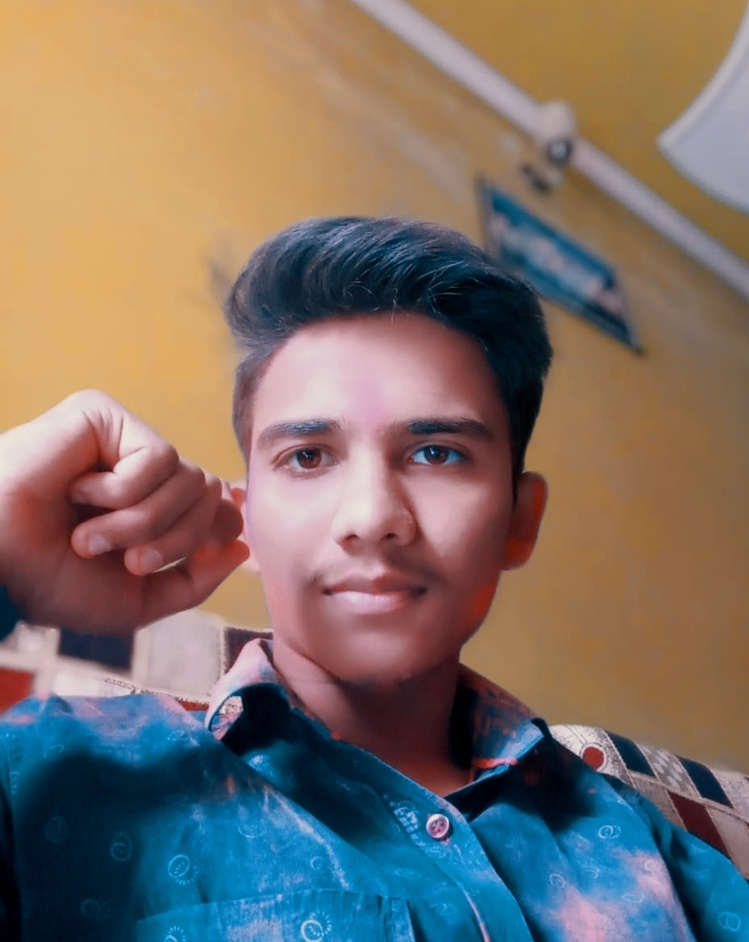
#> input picture Opencv/aman.jpg, 749 x 942 px, shrunk from 929 x 1169 before the run, given in place of the camera
$ python edgedetection.py
#> lines starting #> are read from the running program, lines starting #| are printed output that depends on the picture
#> further down, frame is the input picture: shape (942, 749, 3); mean B, G, R 103.9, 112.3, 125.9
import cv2
def sketch(img):

    imgGrey = cv2.cvtColor(img,cv2.COLOR_BGR2GRAY)
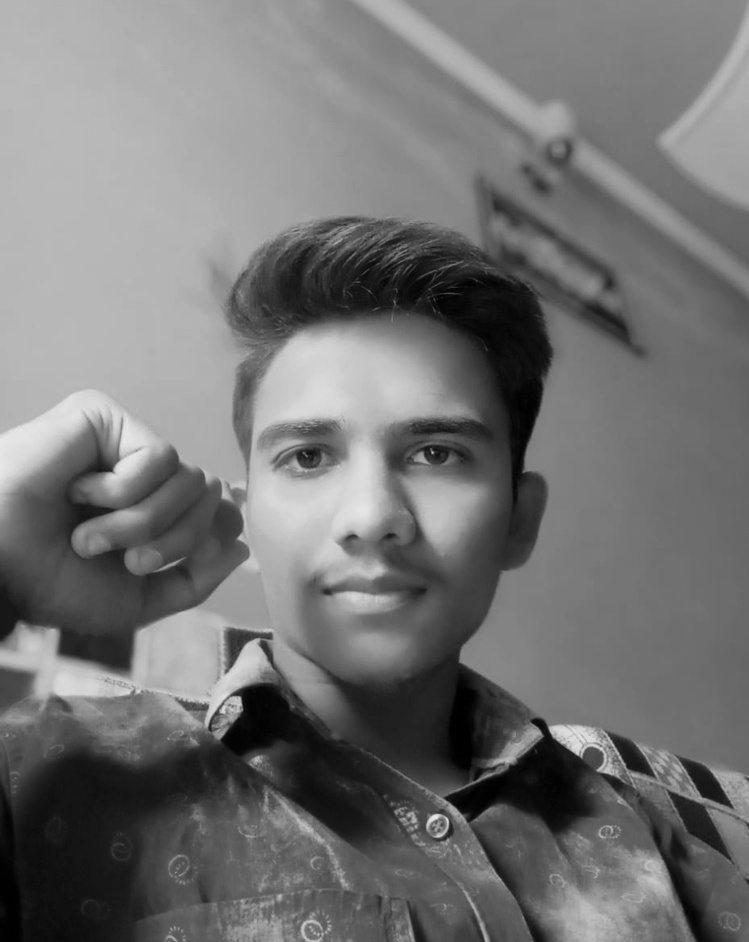
#> imgGrey: shape (942, 749); min 0, max 232, mean 115.4

    imagBlur = cv2.GaussianBlur(imgGrey,(5,5),0)

    imgcCanny = cv2.Canny(imagBlur,10,30)
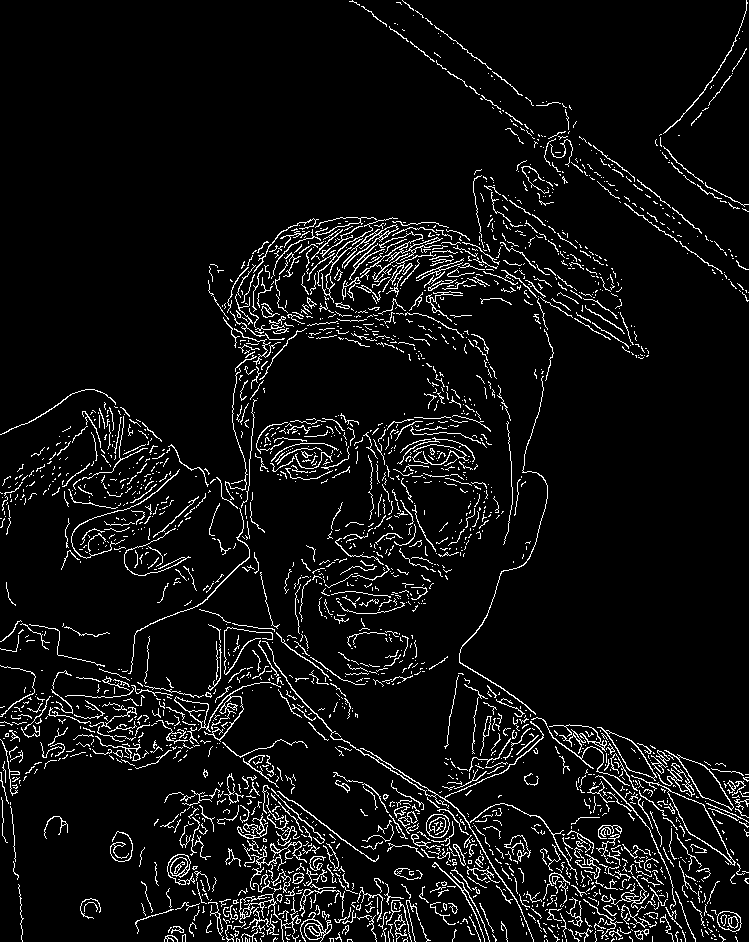
#> imgcCanny: shape (942, 749); 6.4% white in thin lines or dots

    ret , mask = cv2.threshold(imgcCanny,30,255,cv2.THRESH_BINARY)

    return mask


cap = cv2.VideoCapture(0)
while True:
    ret, frame=cap.read()
    cv2.imshow("Our live sketch ", sketch(frame))
    if cv2.waitKey(1) == 1000:
#> (key Esc is pressed here)
        break

cap.release()
cv2.destroyAllWindows()

$ run again, on Opencv/yogi shrey.jpg
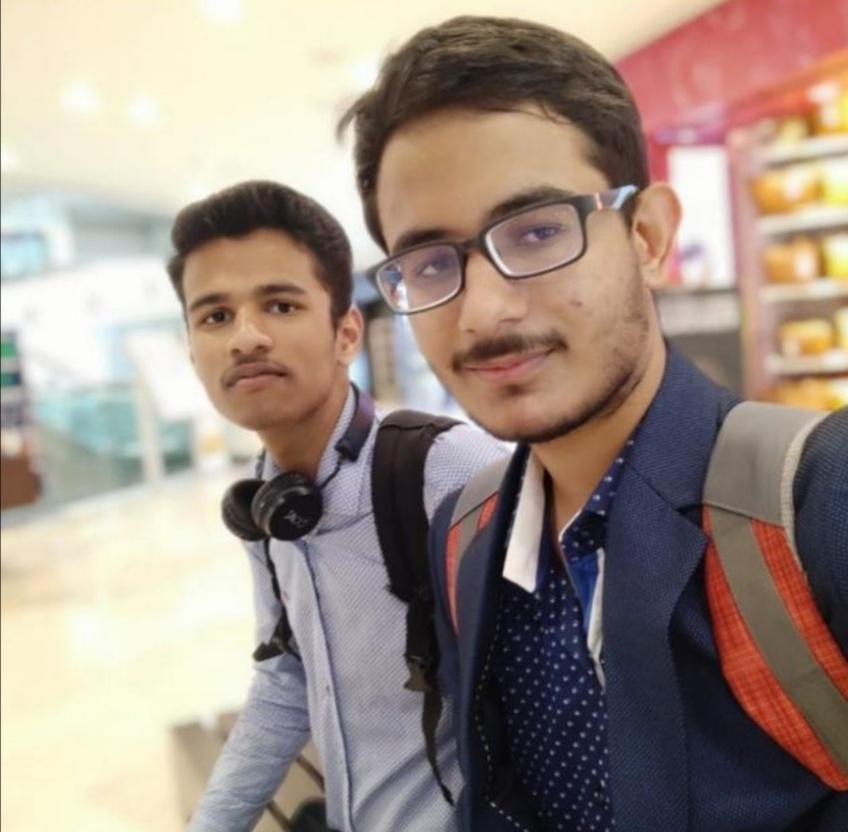
#> input picture Opencv/yogi shrey.jpg, 848 x 832 px, shrunk from 1068 x 1049 before the run, given in place of the camera
#> frame is the input picture: shape (832, 848, 3); mean B, G, R 132.7, 142.8, 158.7
#> in sketch, `imgGrey = cv2.cvtColor(img,cv2.COLOR_BGR2GRAY)`:
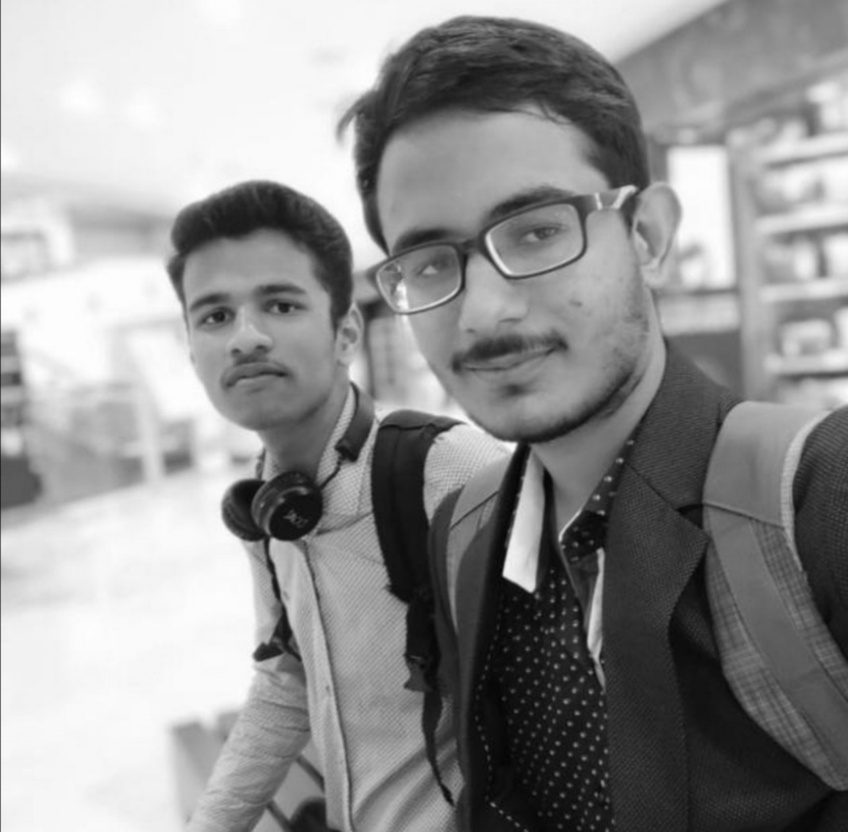
#> imgGrey: shape (832, 848); min 3, max 254, mean 146.4
#> in sketch, `imgcCanny = cv2.Canny(imagBlur,10,30)`:
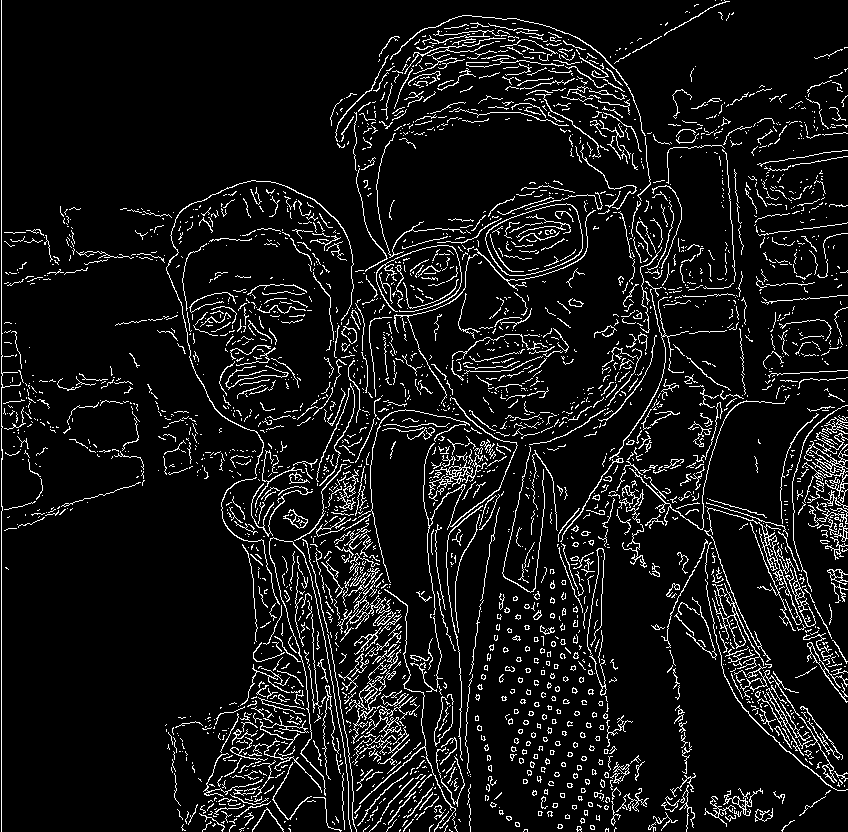
#> imgcCanny: shape (832, 848); 8.4% white in thin lines or dots

$ run again, on Opencv/download1.png
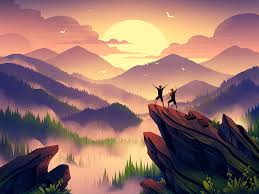
#> input picture Opencv/download1.png, 259 x 194 px, given in place of the camera
#> frame is the input picture: shape (194, 259, 3); mean B, G, R 105.5, 110.5, 146.1
#> in sketch, `imagBlur = cv2.GaussianBlur(imgGrey,(5,5),0)`:
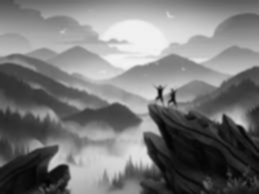
#> imagBlur: shape (194, 259); min 4, max 244, mean 120.6
#> in sketch, `imgcCanny = cv2.Canny(imagBlur,10,30)`:
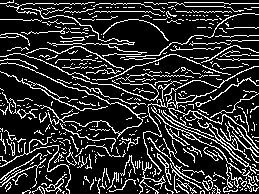
#> imgcCanny: shape (194, 259); 18.3% white in thin lines or dots
